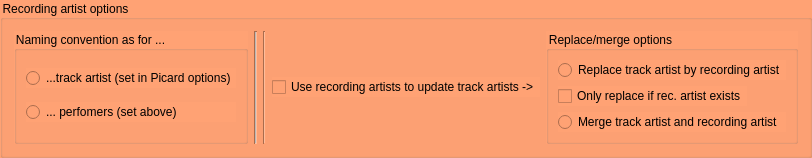
            <widget class="QGroupBox" name="groupBox_29">
             <property name="toolTip">
              <string>&lt;html&gt;&lt;head/&gt;&lt;body&gt;&lt;p&gt;Select recording artist options (see &amp;quot;What's this&amp;quot;)&lt;/p&gt;&lt;/body&gt;&lt;/html&gt;</string>
             </property>
             <property name="whatsThis">
              <string>&lt;html&gt;&lt;head/&gt;&lt;body&gt;&lt;p&gt;In MusicBrainz, the recording artist may be different from the track artist. For classical music, the MusicBrainz guidelines state that the track artist should be the composer; however the recording artist(s) is/are usually the principal performer(s).&lt;/p&gt;&lt;p&gt;Classical Extras puts the recording artists into 'hidden variables' (as a minimum) using the chosen naming convention.&lt;/p&gt;&lt;p&gt;There is also option to allow you to replace the track artist by the recording artist (or to merge them). The chosen action will be applied to the 'artist', 'artists', 'artistsort' and 'artists_sort' tags. Note that 'artist' is a single-valued string whereas 'artists' is a list and may be multi-valued. Lists are properly merged, but because the 'artist' string may have different join-phrases etc, a merged tag may have the recording artist(s) in brackets after the track artist(s).&lt;/p&gt;&lt;/body&gt;&lt;/html&gt;</string>
             </property>
             <property name="styleSheet">
              <string notr="true">background-color: rgb(255, 162, 116);</string>
             </property>
             <property name="title">
              <string>Recording artist options</string>
             </property>
             <layout class="QHBoxLayout" name="horizontalLayout_24">
              <item>
               <widget class="QGroupBox" name="groupBox_34">
                <property name="whatsThis">
                 <string>&lt;html&gt;&lt;head/&gt;&lt;body&gt;&lt;p&gt;In classical music (in MusicBrainz), recording artists will usually be performers whereas track artists are composers. By default, the naming convention for performers (set in the previous section) will be used (although only the as-credited name set for the recording artist will be applied). Alternatively, the naming convention for track artists can be used - which is determined by the main Picard metadat options.&lt;/p&gt;&lt;/body&gt;&lt;/html&gt;</string>
                </property>
                <property name="title">
                 <string>Naming convention as for ...</string>
                </property>
                <layout class="QVBoxLayout" name="verticalLayout_31">
                 <item>
                  <widget class="QRadioButton" name="cea_ra_trackartist">
                   <property name="text">
                    <string>...track artist (set in Picard options)</string>
                   </property>
                  </widget>
                 </item>
                 <item>
                  <widget class="QRadioButton" name="cea_ra_performer">
                   <property name="text">
                    <string>... perfomers (set above)</string>
                   </property>
                  </widget>
                 </item>
                </layout>
               </widget>
              </item>
              <item>
               <widget class="Line" name="line_6">
                <property name="sizePolicy">
                 <sizepolicy hsizetype="Fixed" vsizetype="Minimum">
                  <horstretch>1</horstretch>
                  <verstretch>0</verstretch>
                 </sizepolicy>
                </property>
                <property name="autoFillBackground">
                 <bool>false</bool>
                </property>
                <property name="lineWidth">
                 <number>1</number>
                </property>
                <property name="midLineWidth">
                 <number>1</number>
                </property>
                <property name="orientation">
                 <enum>Qt::Vertical</enum>
                </property>
               </widget>
              </item>
              <item>
               <widget class="Line" name="line_7">
                <property name="orientation">
                 <enum>Qt::Vertical</enum>
                </property>
               </widget>
              </item>
              <item>
               <widget class="QCheckBox" name="cea_ra_use">
                <property name="text">
                 <string>Use recording artists to update track artists -&gt;</string>
                </property>
               </widget>
              </item>
              <item>
               <widget class="QGroupBox" name="groupBox_30">
                <property name="sizePolicy">
                 <sizepolicy hsizetype="MinimumExpanding" vsizetype="Preferred">
                  <horstretch>0</horstretch>
                  <verstretch>0</verstretch>
                 </sizepolicy>
                </property>
                <property name="title">
                 <string>Replace/merge options</string>
                </property>
                <layout class="QVBoxLayout" name="verticalLayout_29">
                 <item>
                  <widget class="QRadioButton" name="cea_ra_replace_ta">
                   <property name="text">
                    <string>Replace track artist by recording artist</string>
                   </property>
                  </widget>
                 </item>
                 <item>
                  <widget class="QCheckBox" name="cea_ra_noblank_ta">
                   <property name="sizePolicy">
                    <sizepolicy hsizetype="Fixed" vsizetype="Minimum">
                     <horstretch>0</horstretch>
                     <verstretch>0</verstretch>
                    </sizepolicy>
                   </property>
                   <property name="layoutDirection">
                    <enum>Qt::LeftToRight</enum>
                   </property>
                   <property name="text">
                    <string>Only replace if rec. artist exists</string>
                   </property>
                  </widget>
                 </item>
                 <item>
                  <widget class="QRadioButton" name="cea_ra_merge_ta">
                   <property name="text">
                    <string>Merge track artist and recording artist</string>
                   </property>
                  </widget>
                 </item>
                </layout>
               </widget>
              </item>
             </layout>
            </widget>
